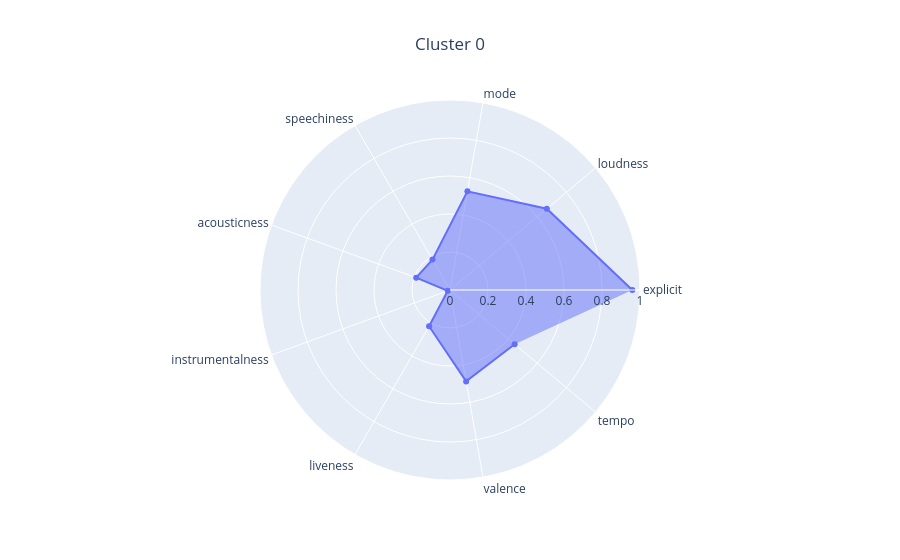
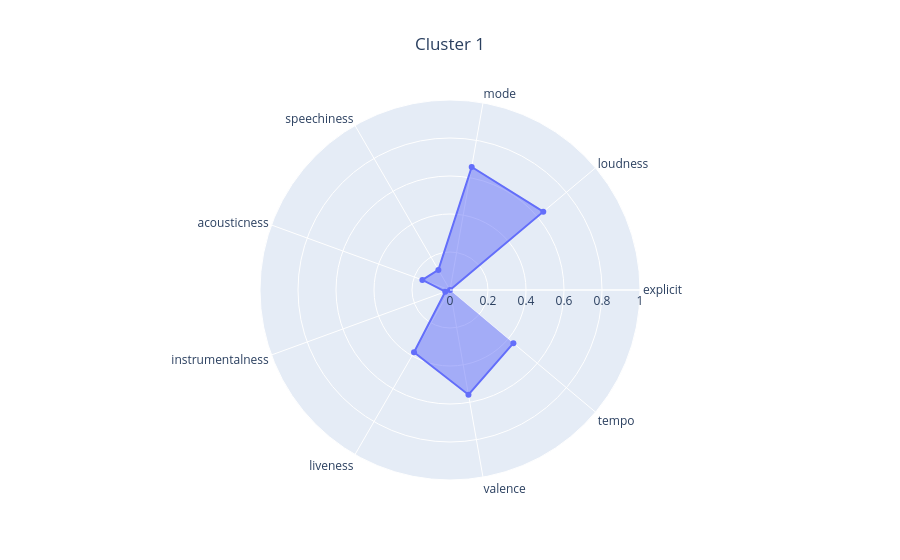
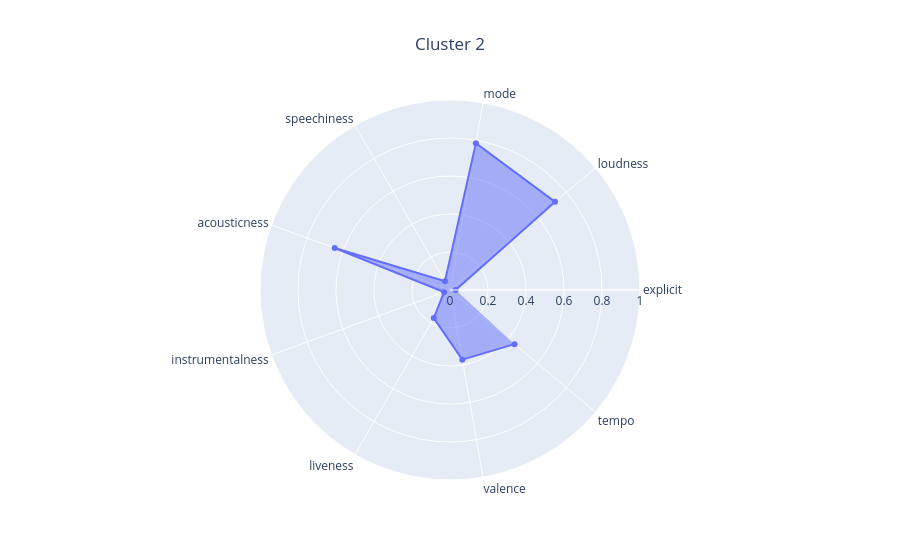
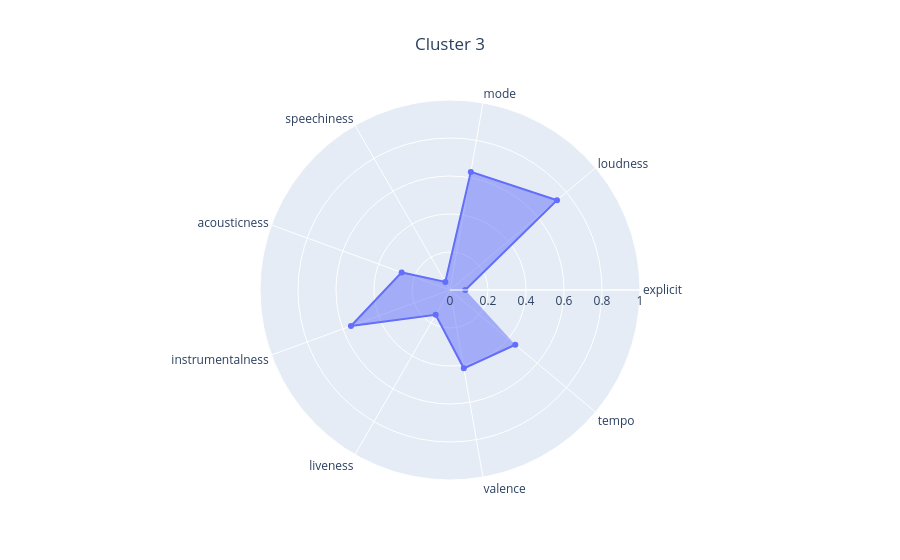

Source (notebook cell) for these figures, in order:
### Markdown cell above
// skomentuj tutaj

W przypadku 3 klastrów wyróżnia się rap i pop. Do 1. klastra trafiło najwięcej z gatunku rap i podobnych, natomiast do 2. i 3. klaster nie różnią się zbytnio i dominuje tam pop. W obu przypadkach jednak nie jest to mocna separacja i gatunki są nadal wymieszane.

### Code cell
n_clusters_range = range(5, 21)
ch_scores = []

for n_clusters in n_clusters_range:
    clustering = KMeans(n_clusters=n_clusters, n_init="auto", random_state=0)
    labels = clustering.fit_predict(X)
    ch_scores.append(calinski_harabasz_score(X, labels))

plt.plot(n_clusters_range, ch_scores, marker="o")
plt.title("Calinski-Harabasz score for KMeans clustering")
plt.xlabel("Number of clusters")
plt.ylabel("CH score")
plt.xticks(n_clusters_range)
plt.grid(True)
plt.tight_layout()
plt.show()

best_n_clusters = n_clusters_range[np.argmax(ch_scores)]
print(f"{best_n_clusters=}")

best_clustering = KMeans(n_clusters=best_n_clusters, n_init="auto", random_state=0)
best_clustering.fit(X)

kmeans_analyzer = KMeansAnalyzer(df_songs_info, clustering_visualizer)
kmeans_analyzer.analyze_clustering(X, best_clustering)

### Figure 1 — Plotly figure (JSON) as saved in the notebook; plotly's stock layout.template omitted (floating-point values rounded to 4 significant figures)
{"data": [{"fill": "toself", "r": [0.9595, 0.6652, 0.5276, 0.1846, 0.1894, 0.01234, 0.2203, 0.4885, 0.4441], "theta": ["explicit", "loudness", "mode", "speechiness", "acousticness", "instrumentalness", "liveness", "valence", "tempo"], "type": "scatterpolar"}], "layout": {"polar": {"radialaxis": {"range": [0, 1]}}, "title": {"text": "Cluster 0", "x": 0.5}}}

### Figure 2 — Plotly figure (JSON) as saved in the notebook; plotly's stock layout.template omitted (floating-point values rounded to 4 significant figures)
{"data": [{"fill": "toself", "r": [0.0, 0.6408, 0.6577, 0.1222, 0.1548, 0.02647, 0.3789, 0.5598, 0.4356], "theta": ["explicit", "loudness", "mode", "speechiness", "acousticness", "instrumentalness", "liveness", "valence", "tempo"], "type": "scatterpolar"}], "layout": {"polar": {"radialaxis": {"range": [0, 1]}}, "title": {"text": "Cluster 1", "x": 0.5}}}

### Figure 3 — Plotly figure (JSON) as saved in the notebook; plotly's stock layout.template omitted (floating-point values rounded to 4 significant figures)
{"data": [{"fill": "toself", "r": [0.02953, 0.7219, 0.7848, 0.0528, 0.646, 0.03323, 0.1707, 0.3721, 0.4434], "theta": ["explicit", "loudness", "mode", "speechiness", "acousticness", "instrumentalness", "liveness", "valence", "tempo"], "type": "scatterpolar"}], "layout": {"polar": {"radialaxis": {"range": [0, 1]}}, "title": {"text": "Cluster 2", "x": 0.5}}}

### Figure 4 — Plotly figure (JSON) as saved in the notebook; plotly's stock layout.template omitted (floating-point values rounded to 4 significant figures)
{"data": [{"fill": "toself", "r": [0.08042, 0.7353, 0.6313, 0.04934, 0.2708, 0.5548, 0.1509, 0.4187, 0.4483], "theta": ["explicit", "loudness", "mode", "speechiness", "acousticness", "instrumentalness", "liveness", "valence", "tempo"], "type": "scatterpolar"}], "layout": {"polar": {"radialaxis": {"range": [0, 1]}}, "title": {"text": "Cluster 3", "x": 0.5}}}
